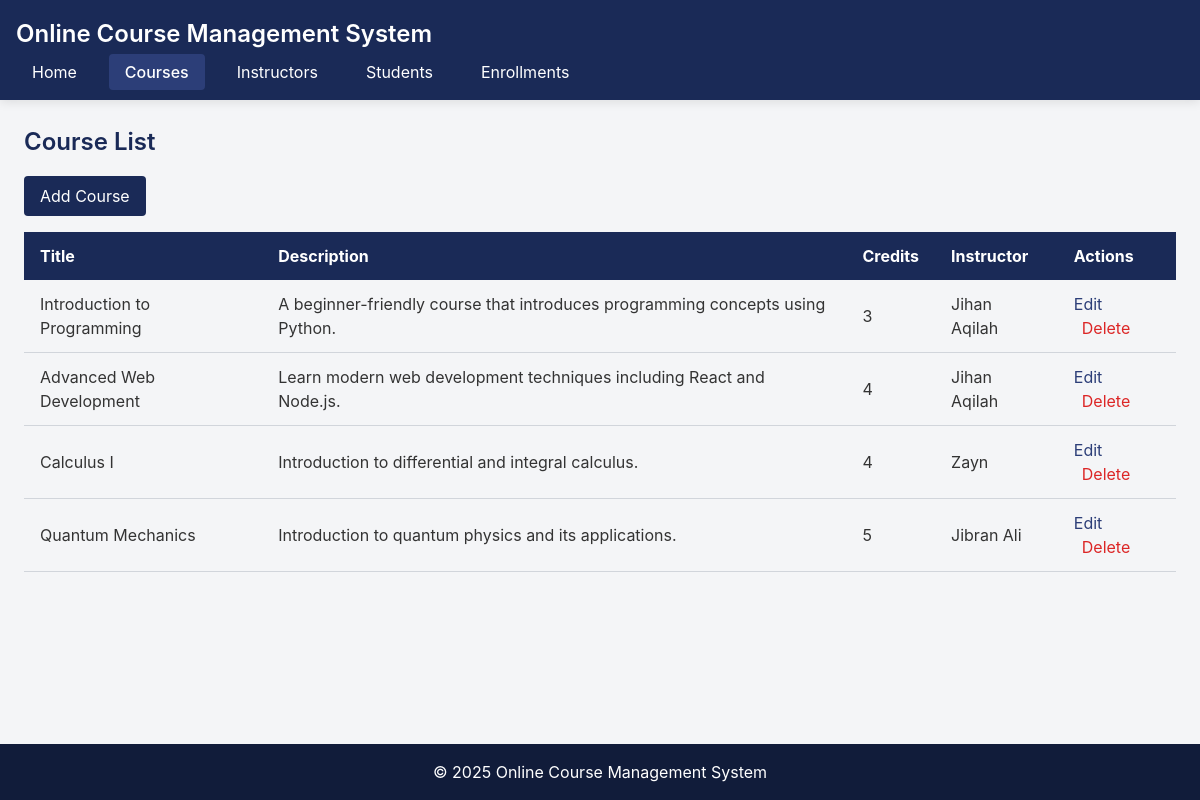
Screenshot of /index.php?entity=course with the database file from the repository.
### tables this page shows
CREATE TABLE course (
    id INT AUTO_INCREMENT PRIMARY KEY,
    title VARCHAR(100) NOT NULL,
    description TEXT,
    credits INT NOT NULL,
    instructor_id INT NOT NULL,
    FOREIGN KEY (instructor_id) REFERENCES instructor(id)
);

CREATE TABLE instructor (
    id INT AUTO_INCREMENT PRIMARY KEY,
    name VARCHAR(100) NOT NULL,
    email VARCHAR(100) NOT NULL,
    specialization VARCHAR(100) NOT NULL
);

### model/Course.php (called while the page is built, shortened)
<?php
require_once 'config/Database.php';
class Course {
    private $conn;
    private $table = 'course';
    public function __construct() {
        $database = new Database();
        $this->conn = $database->getConnection();
    }
    public function getAll() {
        $query = "SELECT c.*, i.name as instructor_name
                 FROM " . $this->table . " c
                 JOIN instructor i ON c.instructor_id = i.id";
        $stmt = $this->conn->prepare($query);
        $stmt->execute();
        return $stmt->fetchAll(PDO::FETCH_ASSOC);
    }
}
?>

### config/Database.php (called while the page is built, shortened)
<?php
class Database {
    private $host = "localhost";
    private $username = "root";
    private $password = "";
    private $database = "courses";
    public function getConnection() {
        $this->conn = null;
        try {
            $this->conn = new PDO("mysql:host=" . $this->host . ";dbname=" . $this->database, $this->username, $this->password);
            $this->conn->setAttribute(PDO::ATTR_ERRMODE, PDO::ERRMODE_EXCEPTION);
        } catch(PDOException $e) {
            echo "Connection error: " . $e->getMessage();
        }
        return $this->conn;
    }
}
?>

### model/Instructor.php (called while the page is built, shortened)
<?php
require_once 'config/Database.php';
class Instructor {
    public function __construct() {
        $database = new Database();
    }
}
?>

### viewmodel/CourseViewModel.php (called while the page is built, shortened)
<?php
require_once 'model/Course.php';
require_once 'model/Instructor.php';
class CourseViewModel {
    private $course;
    public function __construct() {
        $this->course = new Course();
    }
    public function getCourseList() {
        return $this->course->getAll();
    }
}
?>

### views/course_list.php (the view)
<?php
require_once 'views/template/header.php';
?>
<h2 class="page-title">Course List</h2>
<a href="index.php?entity=course&action=add" class="btn-primary inline-block mb-4">Add Course</a>
<table class="data-table">
    <tr>
        <th>Title</th>
        <th>Description</th>
        <th>Credits</th>
        <th>Instructor</th>
        <th>Actions</th>
    </tr>
    <?php foreach ($courseList as $course): ?>
    <tr>
        <td><?php echo $course['title']; ?></td>
        <td><?php echo substr($course['description'], 0, 100) . (strlen($course['description']) > 100 ? '...' : ''); ?></td>
        <td><?php echo $course['credits']; ?></td>
        <td><?php echo $course['instructor_name']; ?></td>
        <td>
            <a href="index.php?entity=course&action=edit&id=<?php echo $course['id']; ?>" class="link-blue">Edit</a>
            <a href="index.php?entity=course&action=delete&id=<?php echo $course['id']; ?>" class="link-red ml-2" onclick="return confirm('Are you sure? This will also delete all enrollments for this course.');">Delete</a>
        </td>
    </tr>
    <?php endforeach; ?>
</table>
<?php
require_once 'views/template/footer.php';
?>

### assets/css/style.css (style rules this page uses)
:root { --navy: #1a2a57; --navy-dark: #111c3a; --navy-light: #2c3e78; --gray-light: #f4f5f7; --gray-medium: #d1d5db; --gray-dark: #4b5563; --accent: #6366f1; }
body { font-family: 'Inter', system-ui, -apple-system, sans-serif; background-color: var(--gray-light); color: #333; margin: 0; padding: 0; min-height: 100vh; display: flex; flex-direction: column; }
.btn-primary { background-color: var(--navy); color: white; padding: 0.5rem 1rem; border-radius: 0.25rem; transition: all 0.3s ease; text-decoration: none; display: inline-block; border: none; cursor: pointer; }
.page-title { color: var(--navy); font-weight: 600; font-size: 1.5rem; margin-bottom: 1rem; }
.data-table { width: 100%; border-collapse: collapse; }
.data-table th { background-color: var(--navy); color: white; padding: 0.75rem 1rem; text-align: left; }
.data-table td { padding: 0.75rem 1rem; border-bottom: 1px solid var(--gray-medium); }
.data-table tr:nth-child(even) { background-color: var(--gray-light); }
.link-blue { color: var(--navy-light); text-decoration: none; transition: all 0.2s ease; }
.link-red { color: #dc2626; text-decoration: none; transition: all 0.2s ease; }
.ml-2 { margin-left: 0.5rem; }
.mb-4 { margin-bottom: 1rem; }

### rows the page displays
course: title "Introduction to Programming", description "A beginner-friendly course that introduces programming concepts using Python.", credits "3", instructor.name "Jihan Aqilah"
course: title "Advanced Web Development", description "Learn modern web development techniques including React and Node.js.", credits "4", instructor.name "Jihan Aqilah"
course: title "Calculus I", description "Introduction to differential and integral calculus.", credits "4", instructor.name "Zayn"
course: title "Quantum Mechanics", description "Introduction to quantum physics and its applications.", credits "5", instructor.name "Jibran Ali"
